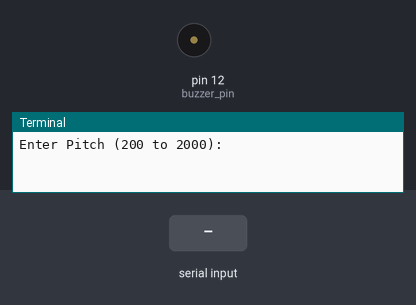
This program was run on a simulated Raspberry Pi (header pin numbers). On the bench: buzzer (waves = sounding, pin HIGH), the last lines printed to the terminal. The inputs (shaded band) are chosen by the test bench.

Above: at 1.2 s.
1.3 s: "5" typed at the terminal
2.8 s: "90" typed at the terminal
At 3.05 s:
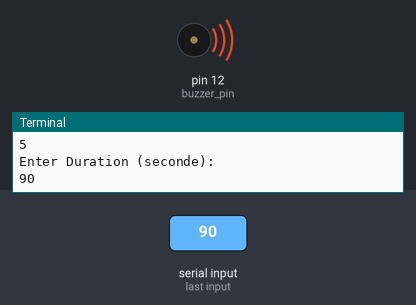
Timing chart, 0 to 11.8 s (numbered marks = the images above; inputs shaded):
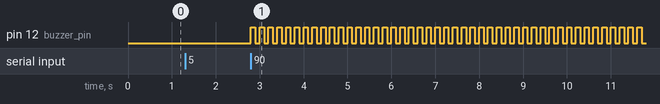

The program:

buzzer.py
```python
# (licence header left out)
import RPi.GPIO as GPIO
import time

buzzer_pin = 12
GPIO.setmode(GPIO.BOARD)
GPIO.setup(buzzer_pin, GPIO.OUT)

def buzz(pitch, duration) :
	period = 1.0 / pitch
	delay = period / 2
	cycles = int(duration * pitch)
	for i in range(cycles) :
		GPIO.output(buzzer_pin, True)
		time.sleep(delay)
		GPIO.output(buzzer_pin, False)
		time.sleep(delay)

try:
	while True :
		pitch_s = raw_input("Enter Pitch (200 to 2000): ")
		duration_s = raw_input("Enter Duration (seconde): ")
		buzz(float(pitch_s), float(duration_s))

except KeyboardInterrupt:
	print "Exception: KeyboardInterrupt"

finally:
	GPIO.cleanup()
```

Measured:
- after the input at 2.8 s, pin 12 (buzzer_pin): alternates HIGH for 0.10 s and LOW for 0.10 s, starting at once
